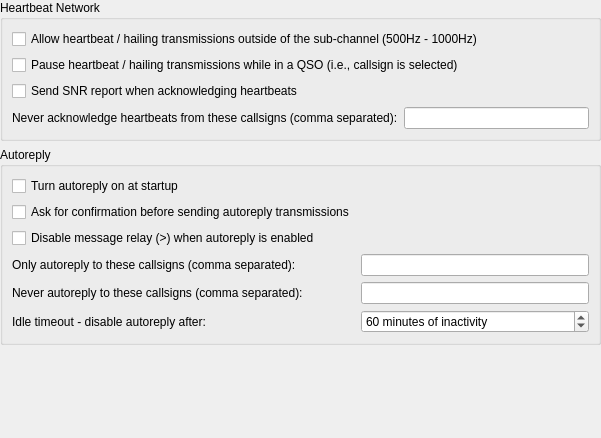
             <widget class="QWidget" name="scrollAreaWidgetContents_8">
              <property name="geometry">
               <rect>
                <x>0</x>
                <y>0</y>
                <width>601</width>
                <height>438</height>
               </rect>
              </property>
              <layout class="QVBoxLayout" name="verticalLayout_16">
               <property name="leftMargin">
                <number>0</number>
               </property>
               <property name="topMargin">
                <number>0</number>
               </property>
               <property name="rightMargin">
                <number>0</number>
               </property>
               <property name="bottomMargin">
                <number>0</number>
               </property>
               <item>
                <widget class="QGroupBox" name="groupBox_13">
                 <property name="title">
                  <string>Heartbeat Network</string>
                 </property>
                 <layout class="QVBoxLayout" name="verticalLayout_34">
                  <item>
                   <widget class="QCheckBox" name="heartbeat_anywhere_check_box">
                    <property name="text">
                     <string>Allow heartbeat / hailing transmissions outside of the sub-channel (500Hz - 1000Hz)</string>
                    </property>
                   </widget>
                  </item>
                  <item>
                   <widget class="QCheckBox" name="heartbeat_qso_pause_check_box">
                    <property name="text">
                     <string>Pause heartbeat / hailing transmissions while in a QSO (i.e., callsign is selected)</string>
                    </property>
                   </widget>
                  </item>
                  <item>
                   <widget class="QCheckBox" name="heartbeat_ack_snr_check_box">
                    <property name="visible">
                     <bool>false</bool>
                    </property>
                    <property name="text">
                     <string>Send SNR report when acknowledging heartbeats</string>
                    </property>
                   </widget>
                  </item>
                  <item>
                   <layout class="QFormLayout" name="formLayout_16">
                    <property name="fieldGrowthPolicy">
                     <enum>QFormLayout::FieldGrowthPolicy::ExpandingFieldsGrow</enum>
                    </property>
                    <property name="formAlignment">
                     <set>Qt::AlignmentFlag::AlignLeading|Qt::AlignmentFlag::AlignLeft|Qt::AlignmentFlag::AlignTop</set>
                    </property>
                    <property name="bottomMargin">
                     <number>0</number>
                    </property>
                    <item row="0" column="0">
                     <widget class="QLabel" name="label_26">
                      <property name="text">
                       <string>Never acknowledge heartbeats from these callsigns (comma separated):</string>
                      </property>
                     </widget>
                    </item>
                    <item row="0" column="1">
                     <widget class="QLineEdit" name="hb_blacklist_line_edit"/>
                    </item>
                   </layout>
                  </item>
                 </layout>
                </widget>
               </item>
               <item>
                <widget class="QGroupBox" name="groupBox_9">
                 <property name="title">
                  <string>Autoreply</string>
                 </property>
                 <layout class="QFormLayout" name="formLayout">
                  <item row="0" column="0">
                   <widget class="QCheckBox" name="autoreply_on_check_box">
                    <property name="text">
                     <string>Turn autoreply on at startup</string>
                    </property>
                   </widget>
                  </item>
                  <item row="2" column="0">
                   <widget class="QCheckBox" name="relay_disabled_check_box">
                    <property name="text">
                     <string>Disable message relay (&gt;) when autoreply is enabled</string>
                    </property>
                   </widget>
                  </item>
                  <item row="3" column="0">
                   <widget class="QLabel" name="label_23">
                    <property name="text">
                     <string>Only autoreply to these callsigns (comma separated):</string>
                    </property>
                   </widget>
                  </item>
                  <item row="3" column="1">
                   <widget class="QLineEdit" name="auto_whitelist_line_edit"/>
                  </item>
                  <item row="4" column="0">
                   <widget class="QLabel" name="label_15">
                    <property name="text">
                     <string>Never autoreply to these callsigns (comma separated):</string>
                    </property>
                   </widget>
                  </item>
                  <item row="4" column="1">
                   <widget class="QLineEdit" name="auto_blacklist_line_edit"/>
                  </item>
                  <item row="5" column="0">
                   <widget class="QLabel" name="label_10">
                    <property name="text">
                     <string>Idle timeout - disable autoreply after:</string>
                    </property>
                    <property name="buddy">
                     <cstring>tx_watchdog_spin_box</cstring>
                    </property>
                   </widget>
                  </item>
                  <item row="5" column="1">
                   <widget class="QSpinBox" name="tx_watchdog_spin_box">
                    <property name="toolTip">
                     <string>&lt;html&gt;&lt;head/&gt;&lt;body&gt;&lt;p&gt;Number of minutes before unattended heartbeat transmissions are aborted.&lt;/p&gt;&lt;/body&gt;&lt;/html&gt;</string>
                    </property>
                    <property name="specialValueText">
                     <string>Disabled</string>
                    </property>
                    <property name="suffix">
                     <string> minutes of inactivity</string>
                    </property>
                    <property name="prefix">
                     <string/>
                    </property>
                    <property name="minimum">
                     <number>0</number>
                    </property>
                    <property name="maximum">
                     <number>1440</number>
                    </property>
                    <property name="singleStep">
                     <number>1</number>
                    </property>
                    <property name="value">
                     <number>60</number>
                    </property>
                   </widget>
                  </item>
                  <item row="1" column="0">
                   <widget class="QCheckBox" name="autoreply_confirmation_check_box">
                    <property name="text">
                     <string>Ask for confirmation before sending autoreply transmissions</string>
                    </property>
                   </widget>
                  </item>
                 </layout>
                </widget>
               </item>
               <item>
                <spacer name="verticalSpacer_18">
                 <property name="orientation">
                  <enum>Qt::Orientation::Vertical</enum>
                 </property>
                 <property name="sizeHint" stdset="0">
                  <size>
                   <width>20</width>
                   <height>220</height>
                  </size>
                 </property>
                </spacer>
               </item>
              </layout>
             </widget>
